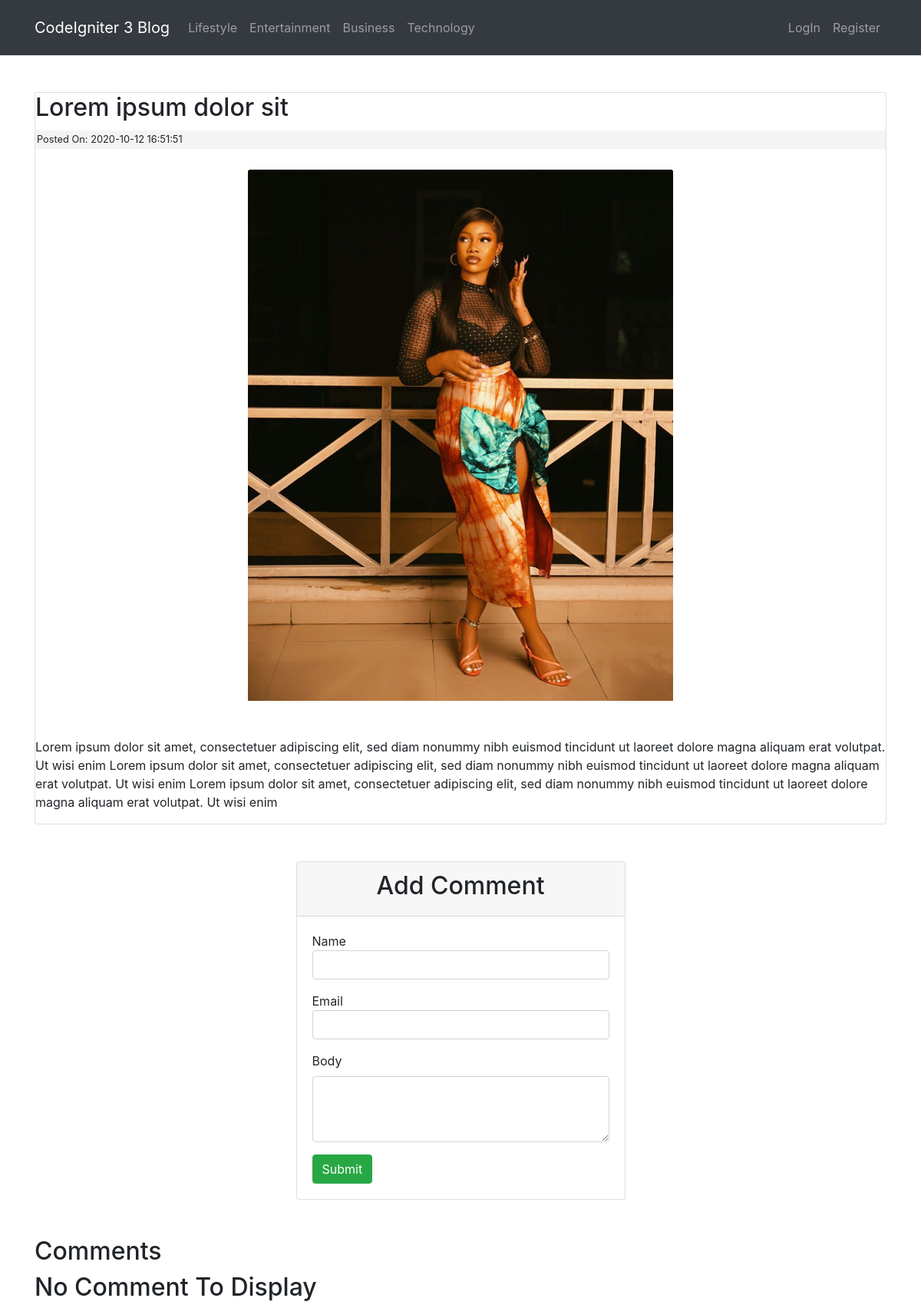
Screenshot of /posts/Lorem-ipsum-dolor-sit with the database file from the repository.
### tables this page shows
CREATE TABLE `categories` (
  `id` int(11) NOT NULL,
  `name` varchar(255) NOT NULL
);

CREATE TABLE `posts` (
  `id` int(11) NOT NULL,
  `category_id` int(11) NOT NULL,
  `title` varchar(255) NOT NULL,
  `slug` varchar(255) NOT NULL,
  `body` text NOT NULL,
  `postimage` varchar(255) NOT NULL,
  `created_at` timestamp NOT NULL DEFAULT current_timestamp()
);

### application/controllers/Posts.php (called while the page is built, shortened)
<?php
class Posts extends CI_Controller{
    public function view($slug = NULL){
        $data = [
            'post' => $this->NewsModel->get_posts($slug),
            'head' => $this->CategoryModel->displayCat(),
        ];
        $post_id = $data['post']['id'];
        $data['comment'] = $this->CommentModel->GetComment($post_id);
        $data['title'] = $data['post']['title'];
        $this->load->view('templetes/header', $data);
        $this->load->view('pages/blog_view');
        $this->load->view('templetes/footer');
    }
}

### index.php (called while the page is built, shortened)
<?php
require_once BASEPATH.'core/CodeIgniter.php';

### application/models/CategoryModel.php (called while the page is built, shortened)
<?php
class CategoryModel extends CI_Model{
    public function displayCat($id = FALSE){
        if($id === FALSE){
        $this->db->order_by('id', 'DESC');
        $query = $this->db->get('Categories');
        return $query->result_array();
        }
        $query = $this->db->get_where('categories', array('id'=> $id));
        return $query->row_array();
    }
}
?>

### application/models/NewsModel.php (called while the page is built, shortened)
<?php
class NewsModel extends CI_Model{
    public function get_posts($slug = FALSE){
        $query = $this->db->get_where('posts', array('slug' => $slug));
        return $query->row_array();
    }
}

### application/views/pages/blog_view.php (the view, shortened to what this page needs)
<div class="mt-5 card">
    <h2><?= $post['title']; ?></h2>
    <small class="post-date">Posted On: <?= $post['created_at']; ?></small><br>
    <img class="card-img-top m-auto" src="<?= site_url(); ?>assets/images/posts/<?= $post['postimage'] ?>" style="width: 50%;" alt=""><br><br>
    <div class="post_body">
    <?= $post['body']; ?>
    </div>
</div>
<div class="container">
    <div class="row">
    <div class="col-lg-6 m-auto">
        <div class="card m-5">
            <div class="card-header">
                <h2 class="text-center">Add Comment</h2>
            </div>
            <div class="card-body">
                <form method="post" action="<?= base_url('comments/create/'.$post['id']) ?>">
                    <div class="form-group">
                        <label">Name</label>
                        <input class="form-control" type="text" name="name">
                    </div>
                    <div class="form-group">
                        <label">Email</label>
                        <input class="form-control" type="text" name="email">
                    </div>
                    <div class="form-group">
                        <label >Body</label>
                        <textarea class="form-control" name="body" rows="3"></textarea>
                    </div>
                    <button class="btn btn-success">Submit</button>
                </form>
            </div>
        </div>
    </div>
    </div>
</div>
<h2>Comments</h2>
<?php if($comment): ?>
<?php foreach($comment as $comments): ?>
<div class="media border p-3">
  <div class="media-body">
    <h4><?= $comments['name'] ?><small><i>Posted on: <?= $comments['created_at'] ?></i></small></h4>
    <p><?= $comments['body']; ?> </p>
  </div>
</div>
<?php endforeach; ?>
<?php else: ?>
    <h2>No Comment To Display</h2>
<?php endif; ?>

### application/views/templetes/header.php (shortened to what this page needs)
<!DOCTYPE html>
<html lang="en">
<head>
    <link rel="stylesheet" href="<?php echo base_url(); ?>assets/css/bootstrap.min.css">
    <link rel="stylesheet" href="<?php echo base_url(); ?>assets/css/style.css">
    <link rel="stylesheet" href="path/to/font-awesome/css/font-awesome.min.css">
</head>
<body>
<nav class="navbar navbar-expand-lg navbar-dark bg-dark">
<div class="container">
  <a class="navbar-brand" href="<?= base_url(); ?>">CodeIgniter 3 Blog</a>
    <div class="collapse navbar-collapse" id="navbarText">
    <ul class="navbar-nav mr-auto">
    <?php foreach($head as $cat): ?>
      <li class="nav-item">
        <a class="nav-link" href="<?php echo base_url('categories/posts/'.$cat['id']); ?>"><?= $cat['name']; ?><span class="sr-only">(current)</span></a>
      </li>
      <?php endforeach; ?>
    </ul>
    <?php if($this->session->userdata('isLoggedIn')): ?>
      <span class="navbar-text">
      <ul class="navbar-nav mr-auto">
      <li class="nav-item">
        <a class="nav-link" href="<?= base_url('dashboard') ?>">Dashboard</a>
      </li>
      <li class="nav-item">
        <a class="nav-link" href="<?= base_url('users/logout') ?>">Log Out</a>
      </li>
    </ul>
    </span>
    <?php else: ?>
      <span class="navbar-text">
      <ul class="navbar-nav mr-auto">
      <li class="nav-item">
        <a class="nav-link" href="<?= base_url('users/login') ?>">LogIn</a>
      </li>
      <li class="nav-item">
        <a class="nav-link" href="<?= base_url('users/register') ?>">Register</a>
      </li>
    </ul>
    </span>
    <?php endif; ?>
  </div>
</nav>
<div class="container">

### assets/css/style.css (style rules this page uses)
.post-date { background: #f4f4f4; padding: 2px; margin: 3px 0; display: block; }

### rows the page displays
categories: name "Lifestyle"
categories: name "Entertainment"
categories: name "Business"
categories: name "Technology"
posts: title "Lorem ipsum dolor sit", created_at "2020-10-12 16:51:51", postimage (picture), body "Lorem ipsum dolor sit amet, consectetuer adipiscing elit, sed diam nonummy nibh euismod tincidunt ut laoreet dolore magna aliquam erat volutpat. Ut wisi enim Lorem ipsum dolor sit amet, consectetuer adipiscing elit, sed diam nonummy nibh euismod tincidunt ut laoreet dolore magna aliquam erat volutpat. Ut wisi enim Lorem ipsum dolor sit amet, consectetuer adipiscing elit, sed diam nonummy nibh euismod tincidunt ut laoreet dolore magna aliquam erat volutpat. Ut wisi enim"
